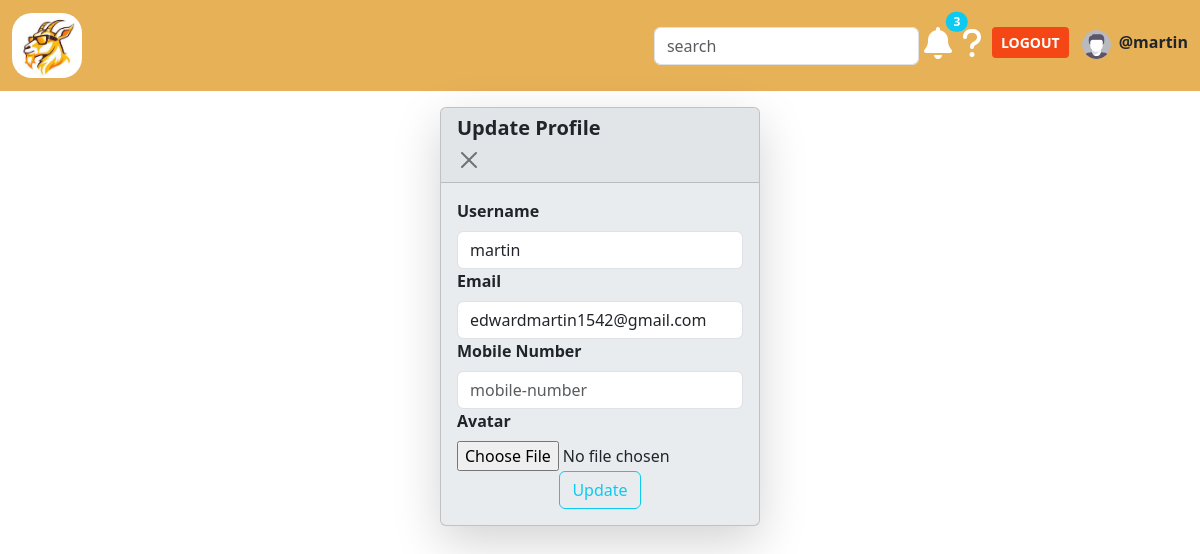
The app's page /profile-update/ (signed in), older data.
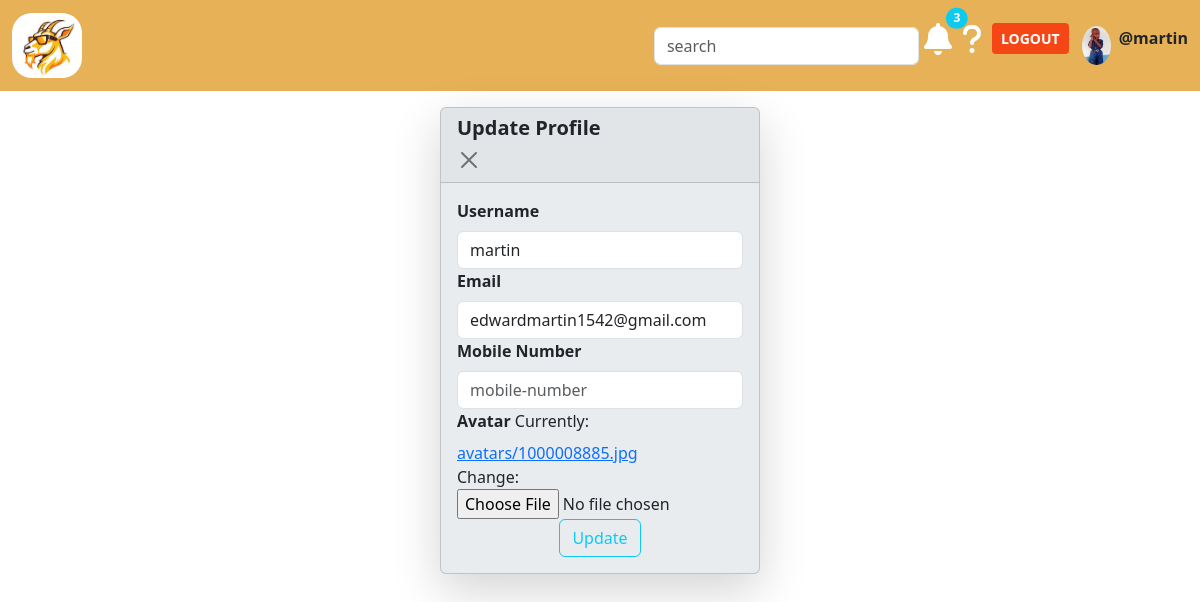
The same page, newer data.
### taskmng/models.py (models this page shows, shortened)
class User(AbstractUser):
    username=models.CharField(max_length=100)
    email=models.EmailField(unique=True)
    mobile_number=models.CharField(max_length=13, blank=True, null=True,unique=True)
    avatar=models.ImageField(null=True, default=None, upload_to='avatars/')
    USERNAME_FIELD='email'
    REQUIRED_FIELDS=['username']

### taskmng/views.py (the view, shortened to what this page needs)
# urls.py: path('profile-update/', profileupdate, name="profileupdate"),
def profileupdate(request):
    user=request.user
    form=Profileupdateform(instance=user)
    return render(request,'taskmng/profiletabs/profileupdate.html', {'form':form})

### taskmng/forms.py
class Profileupdateform(forms.ModelForm):
    class Meta:
        model=User
        fields=['username','email','mobile_number','avatar']
        widgets={
            'username':forms.TextInput(attrs={
                'class':'form-control',
                'placeholder':'username'
            }),
            'email':forms.EmailInput(attrs={
                'class':'form-control',
                'placeholder':'email'
            }),
            'mobile_number':forms.TextInput(attrs={
                'class':'form-control',
                'placeholder':'mobile-number'
            }),
            'avatar':forms.ClearableFileInput(attrs={
                'class':'form-control-file'
            })
        }

### taskmng/templates/taskmng/profiletabs/profileupdate.html (shortened to what this page needs)
{% extends 'main.html'%}
{% block content%}
<div class="d-flex justify-content-center">
    <div class="card shadow-lg mt-3 bg-body-secondary" style="width:20rem" >
        <div class="card-header">
            <h1 class="card-title fs-5 fw-bold" id="profileupdatelabel">Update Profile</h1>
            <button class="btn-close" data-bs-dismiss="card" aria-label="Close"></button>
        </div>
        <div class="card-body">
            <form method="POST" action="" enctype="multipart/form-data">
                <div>
                    <label class="form-label fw-bold" for="{{form.username.id_for_label}}">Username</label>
                    {{form.username}}
                </div>
                <div>
                    <label class="form-label fw-bold" for="{{form.email.id_for_label}}">Email</label>
                    {{form.email}}
                </div>
                <div>
                    <label class="form-label fw-bold">Mobile Number</label>
                    {{form.mobile_number}}
                </div>
                <div>
                    <label class="form-label fw-bold">Avatar</label>
                    {{form.avatar}}
                </div>
                <div class="d-flex justify-content-center">
                    <button class="btn btn-outline-info" type="submit">Update</button>
                </div>
            </form>
        </div>
    </div>
</div>
{% endblock%}

### templates/main.html (shortened to what this page needs)
{% load static %}
<!DOCTYPE html>
<html>
    <head>
        <link rel="stylesheet" href="{% static 'main.css' %}"/>
        <link rel="stylesheet" href="{% static 'taskmng/task.css' %}"/>
        <link href="https://cdn.jsdelivr.net/npm/bootstrap@5.3.3/dist/css/bootstrap.min.css" rel="stylesheet">
    </head>
    <boby class="bg-secondary">
        {% include 'navbar.html' %}
        {% block content %}{% endblock %}
    </body>
</html>

### templates/navbar.html (shortened to what this page needs)
{% load static %}
<nav class="navbar navbar-expand-lg" style="background-color:#e6b157">
    <div class=" container-fluid">
        <a class="navbar-brand  " href="{% url 'projects'%}"><img src="{% static 'GOAT.jpeg'%}" style="width:70px; border-radius:20px 20px 20px 20px;" alt="logo"/></a>
        <div class="collapse navbar-collapse " id="navbarnav">
            <form class="ms-auto" role="search">
                <input class="form-control me-2" placeholder="search" aria-label="search">
            </form>
            <ul class="navbar-nav mb-2 mb-lg-0">
                <li class="nav-item">
                    <div class="position-relative">
                        <a href= ""><i class="fa-solid fa-bell fa-shake fa-2x" data-bs-toggle="modal" data-bs-target="notifymodal" style="margin:5px; color:white;"></i><span class="position-absolute top-0 start-100 translate-middle badge rounded-pill bg-info">3</span></a>
                    </div>
                </li>
                <li class="nav-item">
                    <a href=""><i class=" fa-solid fa-question fa-2x" style="color:white; margin:5px;" ></i></a>
                </li>
                <li class="nav-item">
                    {% if request.user.is_authenticated%}
                    <button type="button" class="btn btn-sm" style="margin:5px; background-color:#f54715; "><a href="{%url 'logout'%}" class="link-underline link-underline-opacity-0 fw-bold" style="color:white;">LOGOUT</a></button>
                    {% else %}
                    <button type="button" class="btn btn-sm" style="margin:5px; background-color:#f54715;"><a href="{% url 'login'%}" class=" link-underline link-underline-opacity-0 fw-bold" style="color:white;">LOGIN</a></button>
                    {% endif%}
                </li>
                <li class="nav-item">
                    {%if user.avatar%}
                    <a href="{% url 'profile' %}"><img src="{{request.user.avatar.url}}" alt="profile" class="nav-link" style="width:45px; border-radius:50%"/> </a>
                    {%else%}
                    <a href="{% url 'profile' %}"><img src="{% static 'taskmng/media/avatar-svgrepo-com.svg' %}" alt="profile" class="nav-link" style="width:45px; border-radius:50%"/> </a>
                    {%endif%}
                </li>
                {%if request.user.is_authenticated %}
                <li class="mt-2">
                    <p class="fw-bold">@{{request.user.username}}</p>
                </li>
                {% endif%}
            </ul>
        </div>
    </div>
</nav>

Row changes from the older to the newer data that the page shows:
changed User "martin": avatar empty → "avatars/1000008885.jpg" (drawn); user.avatar: picture added
Text that changed along with them:
text now shown: "Currently: avatars/1000008885.jpg Change:"
